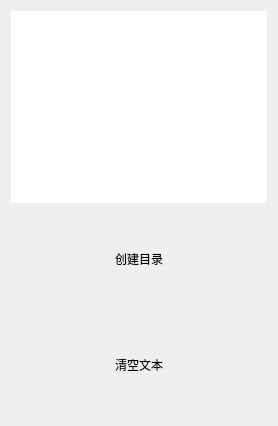
     <widget class="QWidget" name="tab_6">
      <attribute name="title">
       <string>       创建目录       </string>
      </attribute>
      <layout class="QVBoxLayout" name="verticalLayout_59">
       <item>
        <widget class="QTextEdit" name="CreateDirText">
         <property name="styleSheet">
          <string notr="true">border-radius: 20px;
font: 12pt &quot;微软雅黑&quot;;
color: rgb(170, 255, 127);</string>
         </property>
        </widget>
       </item>
       <item>
        <widget class="QPushButton" name="CreateDir">
         <property name="minimumSize">
          <size>
           <width>0</width>
           <height>100</height>
          </size>
         </property>
         <property name="styleSheet">
          <string notr="true">QPushButton
{border-radius:10px;
font: 28pt &quot;幼圆&quot;;}</string>
         </property>
         <property name="text">
          <string>创建目录</string>
         </property>
        </widget>
       </item>
       <item>
        <widget class="QPushButton" name="CreateClear">
         <property name="minimumSize">
          <size>
           <width>0</width>
           <height>100</height>
          </size>
         </property>
         <property name="styleSheet">
          <string notr="true">QPushButton
{border-radius:10px;
font: 28pt &quot;幼圆&quot;;}</string>
         </property>
         <property name="text">
          <string>清空文本</string>
         </property>
        </widget>
       </item>
      </layout>
     </widget>
